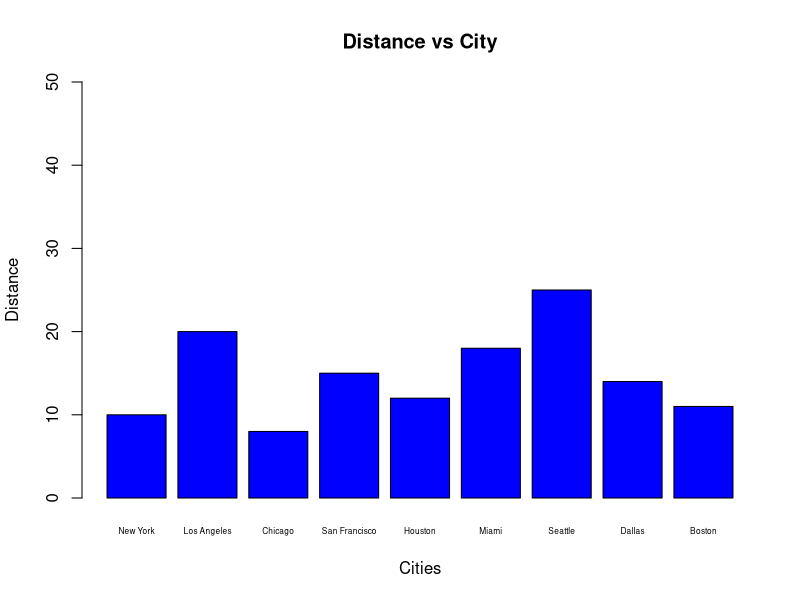
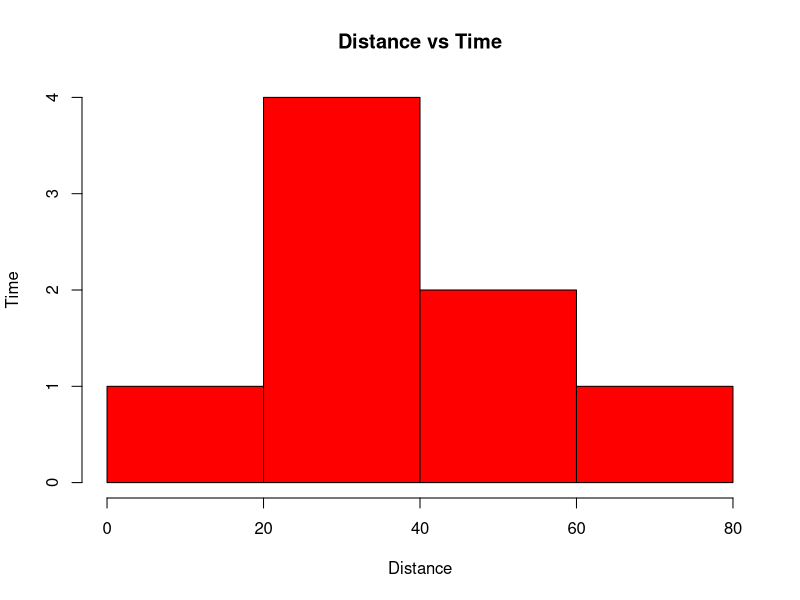
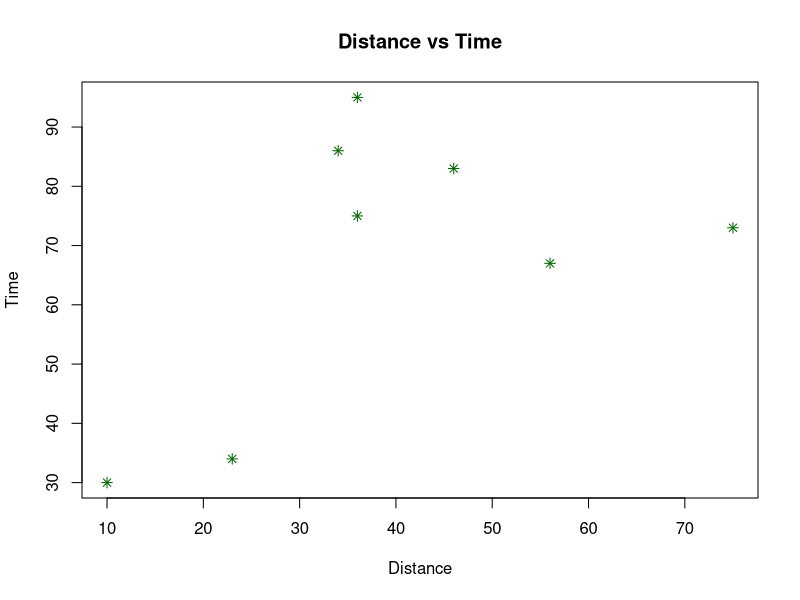
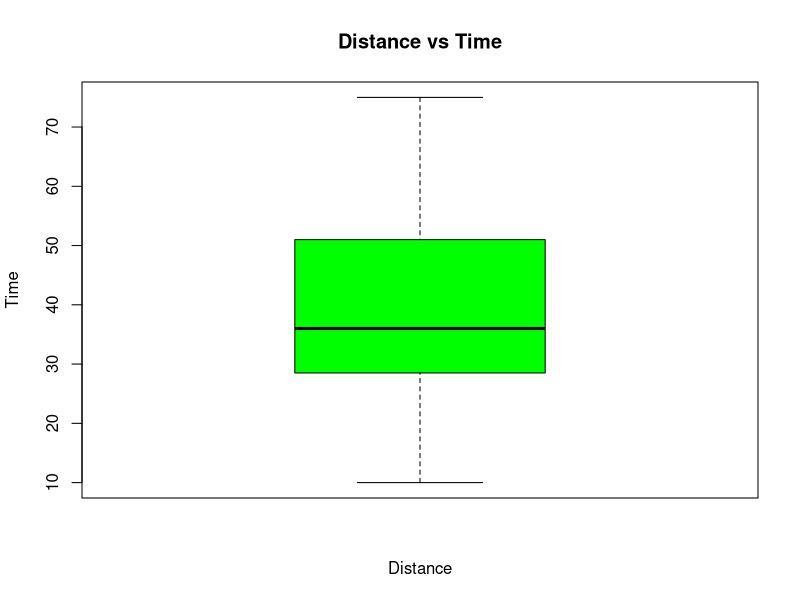

Source code (R) for these figures, in order:

#------------------BARPLOT-Distance vs City--------------------------

content = read.csv("citydistance.csv")

var_plot = barplot(content$distance,
                   ylim = c(0,50),
                   main = "Distance vs City",
                   names.arg = content$city,
                   las = 0,
                   cex.names = 0.5,
                   xlab = "Cities",
                   ylab = "Distance",
                   col="blue"
                   )
print(var_plot)

#------------------HISTOGRAM-Distance vs Time------------------------

content = read.csv("distancetime.csv")

var_plot = hist(content$distance,
                main = "Distance vs Time",
                ylab = "Time",
                xlab = "Distance",
                col="red"
)
print(var_plot)

#------------------SCATTERPLOT-Distance vs Time----------------------

var_plot = plot(x = content$distance,
                y = content$time,
                main = "Distance vs Time",
                ylab = "Time",
                xlab = "Distance",
                pch = 8,
                cex = 1,
                col="darkgreen"
)
print(var_plot)

#------------------BOXPLOT-Distance vs Time--------------------------

var_plot = boxplot(x = content$distance,
                y = content$time,
                main = "Distance vs Time",
                ylab = "Time",
                xlab = "Distance",
                pch = 8,
                cex = 1,
                col="green"
)
print(var_plot)

















